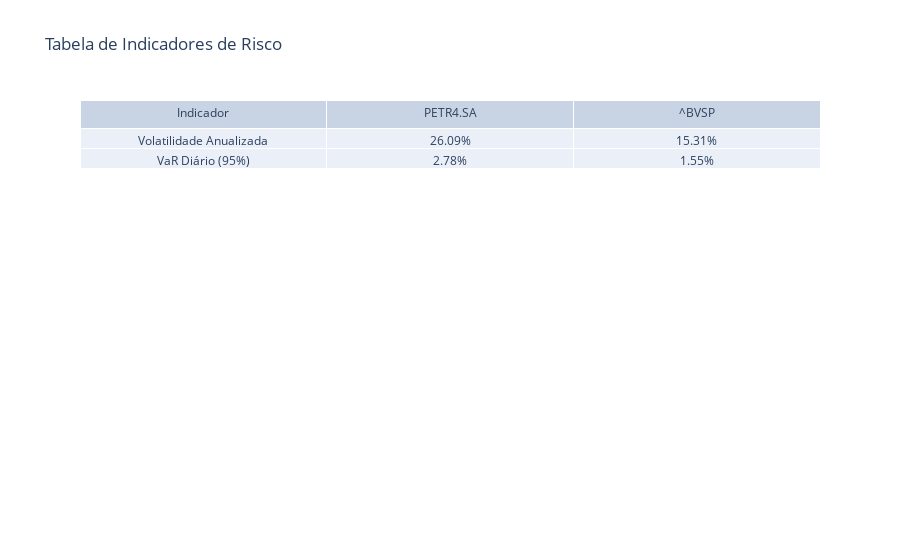

Notebook code for this chart:
### Markdown cell above
## 3. Apresentação e Visualização dos Resultados

*(Esta seção será desenvolvida no próximo commit)*

### Code cell
# Tabela de Indicadores de Risco
fig_tabela = go.Figure(data=[go.Table(
    header=dict(values=['Indicador', 'PETR4.SA', '^BVSP']),
    cells=dict(values=[
        ['Volatilidade Anualizada', 'VaR Diário (95%)'],
        [f"{volatilidade_anualizada['PETR4.SA']:.2%}", f"{var_parametrico['PETR4.SA']:.2%}"],
        [f"{volatilidade_anualizada['^BVSP']:.2%}", f"{var_parametrico['^BVSP']:.2%}"]
    ]))
])
fig_tabela.update_layout(title_text='Tabela de Indicadores de Risco')
fig_tabela.show()

### Figure 1 — Plotly figure (JSON) as saved in the notebook; plotly's stock layout.template omitted (floating-point values rounded to 4 significant figures)
{"data": [{"cells": {"values": [["Volatilidade Anualizada", "VaR Diário (95%)"], ["26.09%", "2.78%"], ["15.31%", "1.55%"]]}, "header": {"values": ["Indicador", "PETR4.SA", "^BVSP"]}, "type": "table"}], "layout": {"title": {"text": "Tabela de Indicadores de Risco"}}}
